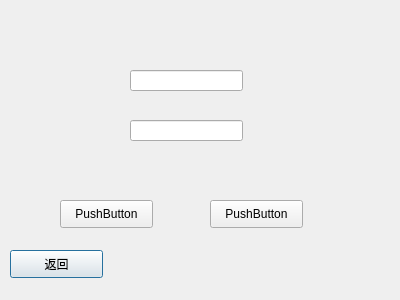
<?xml version="1.0" encoding="UTF-8"?>
<ui version="4.0">
 <class>Sqllog</class>
 <widget class="QDialog" name="Sqllog">
  <property name="geometry">
   <rect>
    <x>0</x>
    <y>0</y>
    <width>400</width>
    <height>300</height>
   </rect>
  </property>
  <property name="windowTitle">
   <string>Dialog</string>
  </property>
  <widget class="QLineEdit" name="lineEdit">
   <property name="geometry">
    <rect>
     <x>130</x>
     <y>70</y>
     <width>113</width>
     <height>21</height>
    </rect>
   </property>
  </widget>
  <widget class="QPushButton" name="pushButton">
   <property name="geometry">
    <rect>
     <x>10</x>
     <y>250</y>
     <width>93</width>
     <height>28</height>
    </rect>
   </property>
   <property name="text">
    <string>返回</string>
   </property>
  </widget>
  <widget class="QPushButton" name="pushButton_2">
   <property name="geometry">
    <rect>
     <x>60</x>
     <y>200</y>
     <width>93</width>
     <height>28</height>
    </rect>
   </property>
   <property name="text">
    <string>PushButton</string>
   </property>
  </widget>
  <widget class="QPushButton" name="pushButton_3">
   <property name="geometry">
    <rect>
     <x>210</x>
     <y>200</y>
     <width>93</width>
     <height>28</height>
    </rect>
   </property>
   <property name="text">
    <string>PushButton</string>
   </property>
  </widget>
  <widget class="QLineEdit" name="lineEdit_2">
   <property name="geometry">
    <rect>
     <x>130</x>
     <y>120</y>
     <width>113</width>
     <height>21</height>
    </rect>
   </property>
  </widget>
 </widget>
 <resources/>
 <connections/>
</ui>
